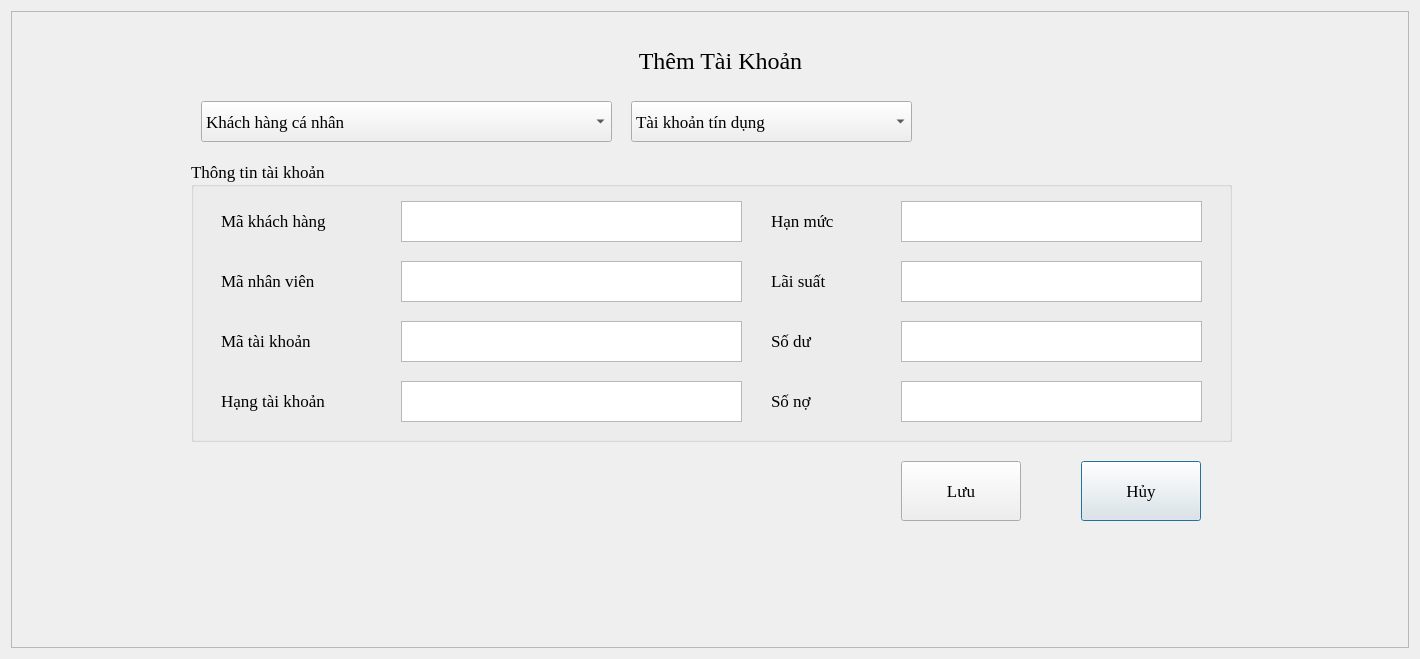
<?xml version="1.0" encoding="UTF-8"?>
<ui version="4.0">
 <class>Dialog</class>
 <widget class="QDialog" name="Dialog">
  <property name="geometry">
   <rect>
    <x>0</x>
    <y>0</y>
    <width>1420</width>
    <height>659</height>
   </rect>
  </property>
  <property name="font">
   <font>
    <family>MS Shell Dlg 2</family>
    <pointsize>16</pointsize>
   </font>
  </property>
  <property name="windowTitle">
   <string>Dialog</string>
  </property>
  <layout class="QGridLayout" name="gridLayout">
   <item row="0" column="0">
    <widget class="QFrame" name="frame">
     <property name="frameShape">
      <enum>QFrame::StyledPanel</enum>
     </property>
     <property name="frameShadow">
      <enum>QFrame::Raised</enum>
     </property>
     <widget class="QComboBox" name="cbx_TypeKH">
      <property name="enabled">
       <bool>true</bool>
      </property>
      <property name="geometry">
       <rect>
        <x>190</x>
        <y>90</y>
        <width>411</width>
        <height>41</height>
       </rect>
      </property>
      <property name="font">
       <font>
        <family>Times New Roman</family>
        <pointsize>13</pointsize>
       </font>
      </property>
      <item>
       <property name="text">
        <string>Khách hàng cá nhân</string>
       </property>
      </item>
      <item>
       <property name="text">
        <string>Khách hàng tổ chức/doanh nghiệp</string>
       </property>
      </item>
     </widget>
     <widget class="QPushButton" name="btn_Huy">
      <property name="geometry">
       <rect>
        <x>1070</x>
        <y>450</y>
        <width>120</width>
        <height>60</height>
       </rect>
      </property>
      <property name="font">
       <font>
        <family>Times New Roman</family>
        <pointsize>13</pointsize>
       </font>
      </property>
      <property name="text">
       <string>Hủy</string>
      </property>
     </widget>
     <widget class="QGroupBox" name="groupBox">
      <property name="geometry">
       <rect>
        <x>180</x>
        <y>150</y>
        <width>1041</width>
        <height>281</height>
       </rect>
      </property>
      <property name="font">
       <font>
        <family>Times New Roman</family>
        <pointsize>13</pointsize>
       </font>
      </property>
      <property name="title">
       <string>Thông tin tài khoản</string>
      </property>
      <widget class="QLabel" name="label_9">
       <property name="geometry">
        <rect>
         <x>30</x>
         <y>100</y>
         <width>171</width>
         <height>40</height>
        </rect>
       </property>
       <property name="font">
        <font>
         <family>Times New Roman</family>
         <pointsize>13</pointsize>
        </font>
       </property>
       <property name="text">
        <string>Mã nhân viên</string>
       </property>
      </widget>
      <widget class="QTextEdit" name="txt_HanMuc">
       <property name="geometry">
        <rect>
         <x>710</x>
         <y>40</y>
         <width>301</width>
         <height>41</height>
        </rect>
       </property>
       <property name="font">
        <font>
         <family>Times New Roman</family>
         <pointsize>13</pointsize>
        </font>
       </property>
      </widget>
      <widget class="QLabel" name="label_7">
       <property name="geometry">
        <rect>
         <x>580</x>
         <y>220</y>
         <width>121</width>
         <height>40</height>
        </rect>
       </property>
       <property name="font">
        <font>
         <family>Times New Roman</family>
         <pointsize>13</pointsize>
        </font>
       </property>
       <property name="text">
        <string>Số nợ</string>
       </property>
      </widget>
      <widget class="QTextEdit" name="txt_MaNV">
       <property name="geometry">
        <rect>
         <x>210</x>
         <y>100</y>
         <width>341</width>
         <height>41</height>
        </rect>
       </property>
       <property name="font">
        <font>
         <family>Times New Roman</family>
         <pointsize>13</pointsize>
        </font>
       </property>
      </widget>
      <widget class="QLabel" name="label_4">
       <property name="geometry">
        <rect>
         <x>580</x>
         <y>160</y>
         <width>121</width>
         <height>40</height>
        </rect>
       </property>
       <property name="font">
        <font>
         <family>Times New Roman</family>
         <pointsize>13</pointsize>
        </font>
       </property>
       <property name="text">
        <string>Số dư</string>
       </property>
      </widget>
      <widget class="QLabel" name="label_6">
       <property name="geometry">
        <rect>
         <x>580</x>
         <y>100</y>
         <width>121</width>
         <height>40</height>
        </rect>
       </property>
       <property name="font">
        <font>
         <family>Times New Roman</family>
         <pointsize>13</pointsize>
        </font>
       </property>
       <property name="text">
        <string>Lãi suất</string>
       </property>
      </widget>
      <widget class="QTextEdit" name="txt_SoDu">
       <property name="geometry">
        <rect>
         <x>710</x>
         <y>160</y>
         <width>301</width>
         <height>41</height>
        </rect>
       </property>
       <property name="font">
        <font>
         <family>Times New Roman</family>
         <pointsize>13</pointsize>
        </font>
       </property>
      </widget>
      <widget class="QTextEdit" name="txt_HangTK">
       <property name="geometry">
        <rect>
         <x>210</x>
         <y>220</y>
         <width>341</width>
         <height>41</height>
        </rect>
       </property>
       <property name="font">
        <font>
         <family>Times New Roman</family>
         <pointsize>13</pointsize>
        </font>
       </property>
      </widget>
      <widget class="QTextEdit" name="txt_MaTK">
       <property name="geometry">
        <rect>
         <x>210</x>
         <y>160</y>
         <width>341</width>
         <height>41</height>
        </rect>
       </property>
       <property name="font">
        <font>
         <family>Times New Roman</family>
         <pointsize>13</pointsize>
        </font>
       </property>
      </widget>
      <widget class="QLabel" name="label_2">
       <property name="geometry">
        <rect>
         <x>30</x>
         <y>220</y>
         <width>171</width>
         <height>40</height>
        </rect>
       </property>
       <property name="font">
        <font>
         <family>Times New Roman</family>
         <pointsize>13</pointsize>
        </font>
       </property>
       <property name="text">
        <string>Hạng tài khoản</string>
       </property>
      </widget>
      <widget class="QLabel" name="label_3">
       <property name="geometry">
        <rect>
         <x>580</x>
         <y>40</y>
         <width>121</width>
         <height>40</height>
        </rect>
       </property>
       <property name="font">
        <font>
         <family>Times New Roman</family>
         <pointsize>13</pointsize>
        </font>
       </property>
       <property name="text">
        <string>Hạn mức</string>
       </property>
      </widget>
      <widget class="QTextEdit" name="txt_SoNo">
       <property name="geometry">
        <rect>
         <x>710</x>
         <y>220</y>
         <width>301</width>
         <height>41</height>
        </rect>
       </property>
       <property name="font">
        <font>
         <family>Times New Roman</family>
         <pointsize>13</pointsize>
        </font>
       </property>
      </widget>
      <widget class="QTextEdit" name="txt_MaKH">
       <property name="geometry">
        <rect>
         <x>210</x>
         <y>40</y>
         <width>341</width>
         <height>41</height>
        </rect>
       </property>
       <property name="font">
        <font>
         <family>Times New Roman</family>
         <pointsize>13</pointsize>
        </font>
       </property>
      </widget>
      <widget class="QLabel" name="label_8">
       <property name="geometry">
        <rect>
         <x>30</x>
         <y>40</y>
         <width>161</width>
         <height>40</height>
        </rect>
       </property>
       <property name="font">
        <font>
         <family>Times New Roman</family>
         <pointsize>13</pointsize>
        </font>
       </property>
       <property name="text">
        <string>Mã khách hàng</string>
       </property>
      </widget>
      <widget class="QLabel" name="label">
       <property name="geometry">
        <rect>
         <x>30</x>
         <y>160</y>
         <width>161</width>
         <height>40</height>
        </rect>
       </property>
       <property name="font">
        <font>
         <family>Times New Roman</family>
         <pointsize>13</pointsize>
        </font>
       </property>
       <property name="text">
        <string>Mã tài khoản</string>
       </property>
      </widget>
      <widget class="QTextEdit" name="txt_LaiSuat">
       <property name="geometry">
        <rect>
         <x>710</x>
         <y>100</y>
         <width>301</width>
         <height>41</height>
        </rect>
       </property>
       <property name="font">
        <font>
         <family>Times New Roman</family>
         <pointsize>13</pointsize>
        </font>
       </property>
      </widget>
     </widget>
     <widget class="QLabel" name="label_5">
      <property name="geometry">
       <rect>
        <x>179</x>
        <y>30</y>
        <width>1061</width>
        <height>40</height>
       </rect>
      </property>
      <property name="font">
       <font>
        <family>Times New Roman</family>
        <pointsize>18</pointsize>
       </font>
      </property>
      <property name="text">
       <string>Thêm Tài Khoản</string>
      </property>
      <property name="alignment">
       <set>Qt::AlignCenter</set>
      </property>
     </widget>
     <widget class="QComboBox" name="cbx_TypeTK">
      <property name="enabled">
       <bool>true</bool>
      </property>
      <property name="geometry">
       <rect>
        <x>620</x>
        <y>90</y>
        <width>281</width>
        <height>41</height>
       </rect>
      </property>
      <property name="font">
       <font>
        <family>Times New Roman</family>
        <pointsize>13</pointsize>
       </font>
      </property>
      <item>
       <property name="text">
        <string>Tài khoản tín dụng</string>
       </property>
      </item>
      <item>
       <property name="text">
        <string>Tài khoản gửi tiền</string>
       </property>
      </item>
     </widget>
     <widget class="QPushButton" name="btn_Save">
      <property name="geometry">
       <rect>
        <x>890</x>
        <y>450</y>
        <width>120</width>
        <height>60</height>
       </rect>
      </property>
      <property name="font">
       <font>
        <family>Times New Roman</family>
        <pointsize>13</pointsize>
       </font>
      </property>
      <property name="text">
       <string>Lưu</string>
      </property>
     </widget>
    </widget>
   </item>
  </layout>
 </widget>
 <resources/>
 <connections/>
</ui>
